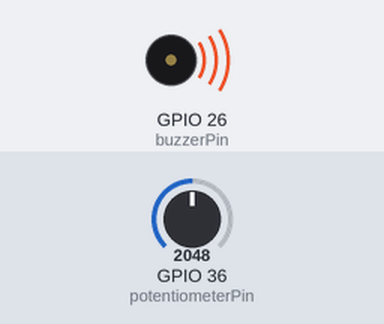
Bench run of a sketch on a simulated ESP32. Shown: buzzer (waves = sounding). The inputs (shaded band) are chosen by the test bench; at power-on: GPIO 36 (potentiometerPin) = 2048. What the sketch prints to the serial monitor is not drawn.

Above: at 0.05 s.
Timing chart, 0 to 3.0 s (numbered marks = the images above):
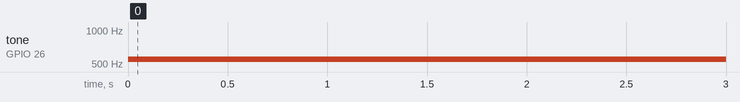

Measured:
- by itself, tone on GPIO 26 (buzzerPin): silent → 550 Hz at 0.00 s

The sketch:

pro245.ino
```cpp
const int potentiometerPin = A0;
const int buzzerPin = 26;
int potValue = 0;

void setup() {
  pinMode(buzzerPin, OUTPUT);

  Serial.begin(9600);
}

void loop() {
  potValue = analogRead(potentiometerPin);

  int frequency = map(potValue, 0, 4095, 100, 1000);

  tone(buzzerPin, frequency);

  Serial.print("Potentiometer Value: ");
  Serial.println(potValue);
  Serial.print("Buzzer Frequency: ");
  Serial.println(frequency);

  delay(100);
  noTone(buzzerPin);
}
```
